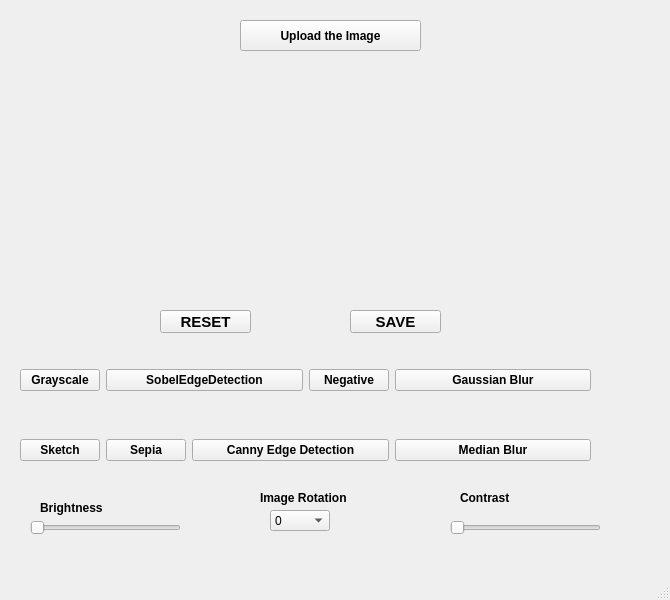
<?xml version="1.0" encoding="UTF-8"?>
<ui version="4.0">
 <class>MainWindow</class>
 <widget class="QMainWindow" name="MainWindow">
  <property name="geometry">
   <rect>
    <x>0</x>
    <y>0</y>
    <width>670</width>
    <height>600</height>
   </rect>
  </property>
  <property name="windowTitle">
   <string>MainWindow</string>
  </property>
  <widget class="QWidget" name="centralwidget">
   <widget class="QPushButton" name="uploadButton">
    <property name="geometry">
     <rect>
      <x>240</x>
      <y>20</y>
      <width>181</width>
      <height>31</height>
     </rect>
    </property>
    <property name="font">
     <font>
      <pointsize>9</pointsize>
      <weight>75</weight>
      <bold>true</bold>
     </font>
    </property>
    <property name="text">
     <string>Upload the Image</string>
    </property>
   </widget>
   <widget class="QLabel" name="imageViewlabel">
    <property name="geometry">
     <rect>
      <x>100</x>
      <y>70</y>
      <width>461</width>
      <height>211</height>
     </rect>
    </property>
    <property name="sizePolicy">
     <sizepolicy hsizetype="Expanding" vsizetype="Expanding">
      <horstretch>0</horstretch>
      <verstretch>0</verstretch>
     </sizepolicy>
    </property>
    <property name="text">
     <string/>
    </property>
    <property name="scaledContents">
     <bool>true</bool>
    </property>
   </widget>
   <widget class="QLabel" name="brightnesslabel">
    <property name="geometry">
     <rect>
      <x>40</x>
      <y>500</y>
      <width>101</width>
      <height>16</height>
     </rect>
    </property>
    <property name="font">
     <font>
      <weight>75</weight>
      <bold>true</bold>
     </font>
    </property>
    <property name="text">
     <string>Brightness</string>
    </property>
   </widget>
   <widget class="QSlider" name="brightnessSlider">
    <property name="geometry">
     <rect>
      <x>30</x>
      <y>520</y>
      <width>151</width>
      <height>16</height>
     </rect>
    </property>
    <property name="orientation">
     <enum>Qt::Horizontal</enum>
    </property>
   </widget>
   <widget class="QLabel" name="fliplabel">
    <property name="geometry">
     <rect>
      <x>260</x>
      <y>490</y>
      <width>131</width>
      <height>16</height>
     </rect>
    </property>
    <property name="font">
     <font>
      <weight>75</weight>
      <bold>true</bold>
     </font>
    </property>
    <property name="text">
     <string>Image Rotation</string>
    </property>
   </widget>
   <widget class="QLabel" name="contrastlabel">
    <property name="geometry">
     <rect>
      <x>460</x>
      <y>490</y>
      <width>91</width>
      <height>16</height>
     </rect>
    </property>
    <property name="font">
     <font>
      <weight>75</weight>
      <bold>true</bold>
     </font>
    </property>
    <property name="text">
     <string>Contrast</string>
    </property>
   </widget>
   <widget class="QSlider" name="contrastSlider">
    <property name="geometry">
     <rect>
      <x>450</x>
      <y>520</y>
      <width>151</width>
      <height>16</height>
     </rect>
    </property>
    <property name="orientation">
     <enum>Qt::Horizontal</enum>
    </property>
   </widget>
   <widget class="QComboBox" name="RotationcomboBox">
    <property name="geometry">
     <rect>
      <x>270</x>
      <y>510</y>
      <width>60</width>
      <height>21</height>
     </rect>
    </property>
    <item>
     <property name="text">
      <string>0</string>
     </property>
    </item>
    <item>
     <property name="text">
      <string>90</string>
     </property>
    </item>
    <item>
     <property name="text">
      <string>180</string>
     </property>
    </item>
    <item>
     <property name="text">
      <string>360</string>
     </property>
    </item>
   </widget>
   <widget class="QWidget" name="horizontalLayoutWidget">
    <property name="geometry">
     <rect>
      <x>20</x>
      <y>420</y>
      <width>571</width>
      <height>61</height>
     </rect>
    </property>
    <layout class="QHBoxLayout" name="horizontalLayout">
     <item>
      <widget class="QPushButton" name="sketchButton">
       <property name="font">
        <font>
         <weight>75</weight>
         <bold>true</bold>
        </font>
       </property>
       <property name="text">
        <string>Sketch</string>
       </property>
      </widget>
     </item>
     <item>
      <widget class="QPushButton" name="SepiaButton">
       <property name="font">
        <font>
         <weight>75</weight>
         <bold>true</bold>
        </font>
       </property>
       <property name="text">
        <string>Sepia</string>
       </property>
      </widget>
     </item>
     <item>
      <widget class="QPushButton" name="cannyedgedetectButton">
       <property name="sizePolicy">
        <sizepolicy hsizetype="Expanding" vsizetype="Fixed">
         <horstretch>0</horstretch>
         <verstretch>0</verstretch>
        </sizepolicy>
       </property>
       <property name="font">
        <font>
         <weight>75</weight>
         <bold>true</bold>
        </font>
       </property>
       <property name="text">
        <string>Canny Edge Detection</string>
       </property>
      </widget>
     </item>
     <item>
      <widget class="QPushButton" name="medianblurButton">
       <property name="sizePolicy">
        <sizepolicy hsizetype="Expanding" vsizetype="Fixed">
         <horstretch>0</horstretch>
         <verstretch>0</verstretch>
        </sizepolicy>
       </property>
       <property name="font">
        <font>
         <weight>75</weight>
         <bold>true</bold>
        </font>
       </property>
       <property name="text">
        <string>Median Blur</string>
       </property>
      </widget>
     </item>
    </layout>
   </widget>
   <widget class="QWidget" name="horizontalLayoutWidget_2">
    <property name="geometry">
     <rect>
      <x>20</x>
      <y>340</y>
      <width>571</width>
      <height>80</height>
     </rect>
    </property>
    <layout class="QHBoxLayout" name="horizontalLayout_2">
     <item>
      <widget class="QPushButton" name="grayscaleButton">
       <property name="font">
        <font>
         <weight>75</weight>
         <bold>true</bold>
        </font>
       </property>
       <property name="text">
        <string>Grayscale</string>
       </property>
      </widget>
     </item>
     <item>
      <widget class="QPushButton" name="sobeledgedetectButton">
       <property name="sizePolicy">
        <sizepolicy hsizetype="Expanding" vsizetype="Fixed">
         <horstretch>0</horstretch>
         <verstretch>4</verstretch>
        </sizepolicy>
       </property>
       <property name="font">
        <font>
         <weight>75</weight>
         <bold>true</bold>
        </font>
       </property>
       <property name="text">
        <string>SobelEdgeDetection</string>
       </property>
      </widget>
     </item>
     <item>
      <widget class="QPushButton" name="negativeButton">
       <property name="font">
        <font>
         <weight>75</weight>
         <bold>true</bold>
        </font>
       </property>
       <property name="text">
        <string>Negative</string>
       </property>
      </widget>
     </item>
     <item>
      <widget class="QPushButton" name="gaussianblurButton">
       <property name="sizePolicy">
        <sizepolicy hsizetype="Expanding" vsizetype="Fixed">
         <horstretch>0</horstretch>
         <verstretch>0</verstretch>
        </sizepolicy>
       </property>
       <property name="font">
        <font>
         <weight>75</weight>
         <bold>true</bold>
        </font>
       </property>
       <property name="text">
        <string>Gaussian Blur</string>
       </property>
      </widget>
     </item>
    </layout>
   </widget>
   <widget class="QPushButton" name="resetButton">
    <property name="geometry">
     <rect>
      <x>160</x>
      <y>310</y>
      <width>91</width>
      <height>23</height>
     </rect>
    </property>
    <property name="font">
     <font>
      <pointsize>11</pointsize>
      <weight>75</weight>
      <bold>true</bold>
     </font>
    </property>
    <property name="text">
     <string>RESET</string>
    </property>
   </widget>
   <widget class="QPushButton" name="saveButton">
    <property name="geometry">
     <rect>
      <x>350</x>
      <y>310</y>
      <width>91</width>
      <height>23</height>
     </rect>
    </property>
    <property name="font">
     <font>
      <pointsize>11</pointsize>
      <weight>75</weight>
      <bold>true</bold>
     </font>
    </property>
    <property name="text">
     <string>SAVE</string>
    </property>
   </widget>
  </widget>
  <widget class="QMenuBar" name="menubar">
   <property name="geometry">
    <rect>
     <x>0</x>
     <y>0</y>
     <width>670</width>
     <height>22</height>
    </rect>
   </property>
  </widget>
  <widget class="QStatusBar" name="statusbar"/>
 </widget>
 <resources/>
 <connections/>
</ui>
